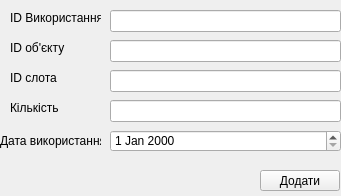
<?xml version="1.0" encoding="UTF-8"?>
<ui version="4.0">
 <class>AddUsing</class>
 <widget class="QWidget" name="AddUsing">
  <property name="geometry">
   <rect>
    <x>0</x>
    <y>0</y>
    <width>341</width>
    <height>196</height>
   </rect>
  </property>
  <property name="windowTitle">
   <string>ВИКОРИСТАННЯ</string>
  </property>
  <widget class="QLabel" name="IdUsingLabel">
   <property name="geometry">
    <rect>
     <x>10</x>
     <y>10</y>
     <width>91</width>
     <height>16</height>
    </rect>
   </property>
   <property name="text">
    <string>ID Використання</string>
   </property>
  </widget>
  <widget class="QLineEdit" name="IdObject">
   <property name="geometry">
    <rect>
     <x>110</x>
     <y>40</y>
     <width>231</width>
     <height>22</height>
    </rect>
   </property>
  </widget>
  <widget class="QDateEdit" name="UsingDate">
   <property name="geometry">
    <rect>
     <x>110</x>
     <y>130</y>
     <width>231</width>
     <height>22</height>
    </rect>
   </property>
  </widget>
  <widget class="QLineEdit" name="IdUsing">
   <property name="geometry">
    <rect>
     <x>110</x>
     <y>10</y>
     <width>231</width>
     <height>22</height>
    </rect>
   </property>
  </widget>
  <widget class="QPushButton" name="AddUsingButton">
   <property name="geometry">
    <rect>
     <x>260</x>
     <y>170</y>
     <width>80</width>
     <height>21</height>
    </rect>
   </property>
   <property name="text">
    <string>Додати</string>
   </property>
  </widget>
  <widget class="QLabel" name="UsingDateLabel">
   <property name="geometry">
    <rect>
     <x>0</x>
     <y>130</y>
     <width>101</width>
     <height>21</height>
    </rect>
   </property>
   <property name="text">
    <string>Дата використання</string>
   </property>
  </widget>
  <widget class="QLabel" name="IdObjectLabel">
   <property name="geometry">
    <rect>
     <x>10</x>
     <y>40</y>
     <width>81</width>
     <height>16</height>
    </rect>
   </property>
   <property name="text">
    <string>ID об'єкту</string>
   </property>
  </widget>
  <widget class="QLabel" name="IdSlotLabel">
   <property name="geometry">
    <rect>
     <x>10</x>
     <y>70</y>
     <width>81</width>
     <height>16</height>
    </rect>
   </property>
   <property name="text">
    <string>ID слота</string>
   </property>
  </widget>
  <widget class="QLineEdit" name="IdSlot">
   <property name="geometry">
    <rect>
     <x>110</x>
     <y>70</y>
     <width>231</width>
     <height>22</height>
    </rect>
   </property>
  </widget>
  <widget class="QLineEdit" name="materialCount">
   <property name="geometry">
    <rect>
     <x>110</x>
     <y>100</y>
     <width>231</width>
     <height>22</height>
    </rect>
   </property>
  </widget>
  <widget class="QLabel" name="materialCountLabel">
   <property name="geometry">
    <rect>
     <x>10</x>
     <y>100</y>
     <width>81</width>
     <height>16</height>
    </rect>
   </property>
   <property name="text">
    <string>Кількість</string>
   </property>
  </widget>
 </widget>
 <resources/>
 <connections/>
</ui>
